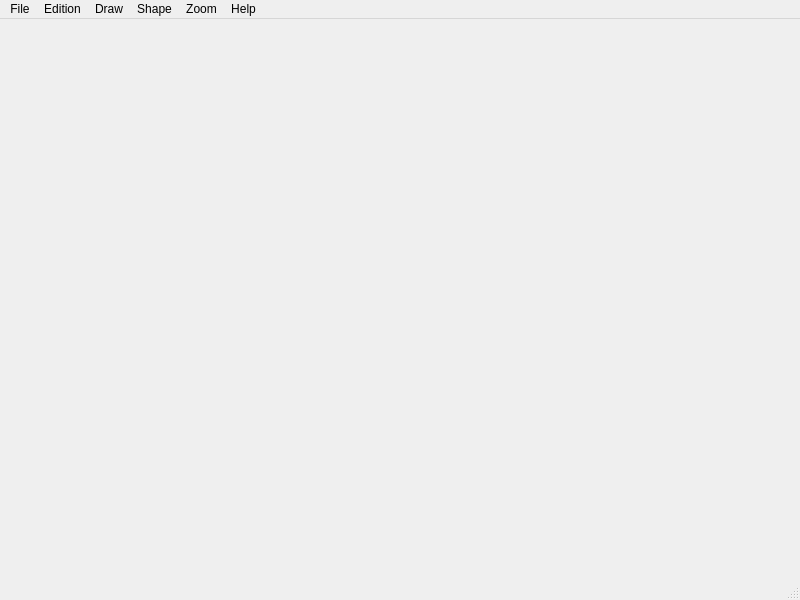
<?xml version="1.0" encoding="UTF-8"?>
<ui version="4.0">
 <class>MainWindow</class>
 <widget class="QMainWindow" name="MainWindow">
  <property name="geometry">
   <rect>
    <x>0</x>
    <y>0</y>
    <width>800</width>
    <height>600</height>
   </rect>
  </property>
  <property name="windowTitle">
   <string>MainWindow</string>
  </property>
  <widget class="QWidget" name="centralwidget"/>
  <widget class="QMenuBar" name="menubar">
   <property name="geometry">
    <rect>
     <x>0</x>
     <y>0</y>
     <width>800</width>
     <height>22</height>
    </rect>
   </property>
   <widget class="QMenu" name="menuFichier">
    <property name="title">
     <string>File</string>
    </property>
    <addaction name="actionNew"/>
    <addaction name="actionOpen"/>
    <addaction name="actionSave_2"/>
    <addaction name="actionSave"/>
    <addaction name="actionQuit"/>
   </widget>
   <widget class="QMenu" name="menuEdition">
    <property name="title">
     <string>Edition</string>
    </property>
    <addaction name="actionCancel"/>
   </widget>
   <widget class="QMenu" name="menuDraw">
    <property name="title">
     <string>Draw</string>
    </property>
    <addaction name="actionThickness"/>
    <addaction name="actionColor"/>
    <addaction name="actionColorBucket"/>
   </widget>
   <widget class="QMenu" name="menuShape">
    <property name="title">
     <string>Shape</string>
    </property>
    <addaction name="actionLigne"/>
    <addaction name="actionCircle"/>
    <addaction name="actionRectangle"/>
   </widget>
   <widget class="QMenu" name="menuHelp">
    <property name="title">
     <string>Help</string>
    </property>
    <addaction name="actionHelp"/>
    <addaction name="actionAbout"/>
   </widget>
   <widget class="QMenu" name="menuZoom">
    <property name="title">
     <string>Zoom</string>
    </property>
    <addaction name="actionZoom_In"/>
    <addaction name="actionZoom_Out"/>
    <addaction name="actionReset_Zoom"/>
   </widget>
   <addaction name="menuFichier"/>
   <addaction name="menuEdition"/>
   <addaction name="menuDraw"/>
   <addaction name="menuShape"/>
   <addaction name="menuZoom"/>
   <addaction name="menuHelp"/>
  </widget>
  <widget class="QStatusBar" name="statusbar"/>
  <action name="actionNew">
   <property name="text">
    <string>New</string>
   </property>
  </action>
  <action name="actionQuit">
   <property name="text">
    <string>Quit</string>
   </property>
  </action>
  <action name="actionCancel">
   <property name="text">
    <string>Cancel</string>
   </property>
   <property name="shortcut">
    <string>Ctrl+Z</string>
   </property>
  </action>
  <action name="actionThickness">
   <property name="text">
    <string>Thickness</string>
   </property>
  </action>
  <action name="actionColor">
   <property name="text">
    <string>Color</string>
   </property>
  </action>
  <action name="actionColorBucket">
   <property name="text">
    <string>ColorBucket</string>
   </property>
  </action>
  <action name="actionLigne">
   <property name="checkable">
    <bool>false</bool>
   </property>
   <property name="text">
    <string>Ligne</string>
   </property>
  </action>
  <action name="actionCircle">
   <property name="checkable">
    <bool>false</bool>
   </property>
   <property name="text">
    <string>Circle</string>
   </property>
  </action>
  <action name="actionRectangle">
   <property name="checkable">
    <bool>false</bool>
   </property>
   <property name="text">
    <string>Rectangle</string>
   </property>
  </action>
  <action name="actionHelp">
   <property name="text">
    <string>Help</string>
   </property>
  </action>
  <action name="actionAbout">
   <property name="text">
    <string>About</string>
   </property>
  </action>
  <action name="actionZoom_In">
   <property name="text">
    <string>Zoom In</string>
   </property>
   <property name="shortcut">
    <string>Ctrl++</string>
   </property>
  </action>
  <action name="actionZoom_Out">
   <property name="text">
    <string>Zoom Out</string>
   </property>
   <property name="shortcut">
    <string>Ctrl+-</string>
   </property>
  </action>
  <action name="actionReset_Zoom">
   <property name="text">
    <string>Reset Zoom</string>
   </property>
   <property name="shortcut">
    <string>Ctrl+0</string>
   </property>
  </action>
  <action name="actionOpen">
   <property name="text">
    <string>Open</string>
   </property>
   <property name="shortcut">
    <string>Ctrl+O</string>
   </property>
  </action>
  <action name="actionSave">
   <property name="text">
    <string>Save as</string>
   </property>
   <property name="shortcut">
    <string>Ctrl+Shift+S</string>
   </property>
  </action>
  <action name="actionSave_2">
   <property name="text">
    <string>Save</string>
   </property>
   <property name="shortcut">
    <string>Ctrl+S</string>
   </property>
  </action>
 </widget>
 <resources/>
 <connections/>
</ui>
